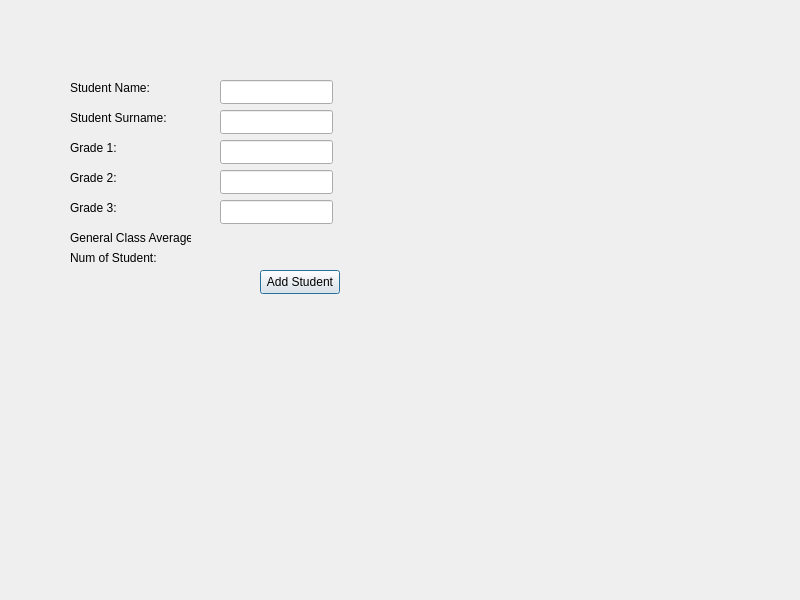
<?xml version="1.0" encoding="UTF-8"?>
<ui version="4.0">
 <class>StudentForm</class>
 <widget class="QDialog" name="StudentForm">
  <property name="geometry">
   <rect>
    <x>0</x>
    <y>0</y>
    <width>800</width>
    <height>600</height>
   </rect>
  </property>
  <property name="windowTitle">
   <string>StudentForm</string>
  </property>
  <widget class="QLabel" name="label">
   <property name="geometry">
    <rect>
     <x>70</x>
     <y>80</y>
     <width>91</width>
     <height>16</height>
    </rect>
   </property>
   <property name="text">
    <string>Student Name:</string>
   </property>
  </widget>
  <widget class="QLabel" name="label_2">
   <property name="geometry">
    <rect>
     <x>70</x>
     <y>110</y>
     <width>101</width>
     <height>16</height>
    </rect>
   </property>
   <property name="text">
    <string>Student Surname:</string>
   </property>
  </widget>
  <widget class="QLabel" name="label_3">
   <property name="geometry">
    <rect>
     <x>70</x>
     <y>140</y>
     <width>91</width>
     <height>16</height>
    </rect>
   </property>
   <property name="text">
    <string>Grade 1:</string>
   </property>
  </widget>
  <widget class="QLabel" name="label_4">
   <property name="geometry">
    <rect>
     <x>70</x>
     <y>170</y>
     <width>91</width>
     <height>16</height>
    </rect>
   </property>
   <property name="text">
    <string>Grade 2:</string>
   </property>
  </widget>
  <widget class="QLabel" name="label_5">
   <property name="geometry">
    <rect>
     <x>70</x>
     <y>200</y>
     <width>91</width>
     <height>16</height>
    </rect>
   </property>
   <property name="text">
    <string>Grade 3:</string>
   </property>
  </widget>
  <widget class="QLabel" name="label_6">
   <property name="geometry">
    <rect>
     <x>70</x>
     <y>230</y>
     <width>121</width>
     <height>16</height>
    </rect>
   </property>
   <property name="text">
    <string>General Class Average:</string>
   </property>
  </widget>
  <widget class="QLabel" name="label_7">
   <property name="geometry">
    <rect>
     <x>70</x>
     <y>250</y>
     <width>121</width>
     <height>16</height>
    </rect>
   </property>
   <property name="text">
    <string>Num of Student:</string>
   </property>
  </widget>
  <widget class="QLineEdit" name="edtName">
   <property name="geometry">
    <rect>
     <x>220</x>
     <y>80</y>
     <width>113</width>
     <height>24</height>
    </rect>
   </property>
  </widget>
  <widget class="QLineEdit" name="edtSurname">
   <property name="geometry">
    <rect>
     <x>220</x>
     <y>110</y>
     <width>113</width>
     <height>24</height>
    </rect>
   </property>
  </widget>
  <widget class="QLineEdit" name="edtGrade1">
   <property name="geometry">
    <rect>
     <x>220</x>
     <y>140</y>
     <width>113</width>
     <height>24</height>
    </rect>
   </property>
  </widget>
  <widget class="QLineEdit" name="edtGrade2">
   <property name="geometry">
    <rect>
     <x>220</x>
     <y>170</y>
     <width>113</width>
     <height>24</height>
    </rect>
   </property>
  </widget>
  <widget class="QLineEdit" name="edtGrade3">
   <property name="geometry">
    <rect>
     <x>220</x>
     <y>200</y>
     <width>113</width>
     <height>24</height>
    </rect>
   </property>
  </widget>
  <widget class="QPushButton" name="pushButton">
   <property name="geometry">
    <rect>
     <x>260</x>
     <y>270</y>
     <width>80</width>
     <height>24</height>
    </rect>
   </property>
   <property name="text">
    <string>Add Student</string>
   </property>
  </widget>
 </widget>
 <resources/>
 <connections/>
</ui>
